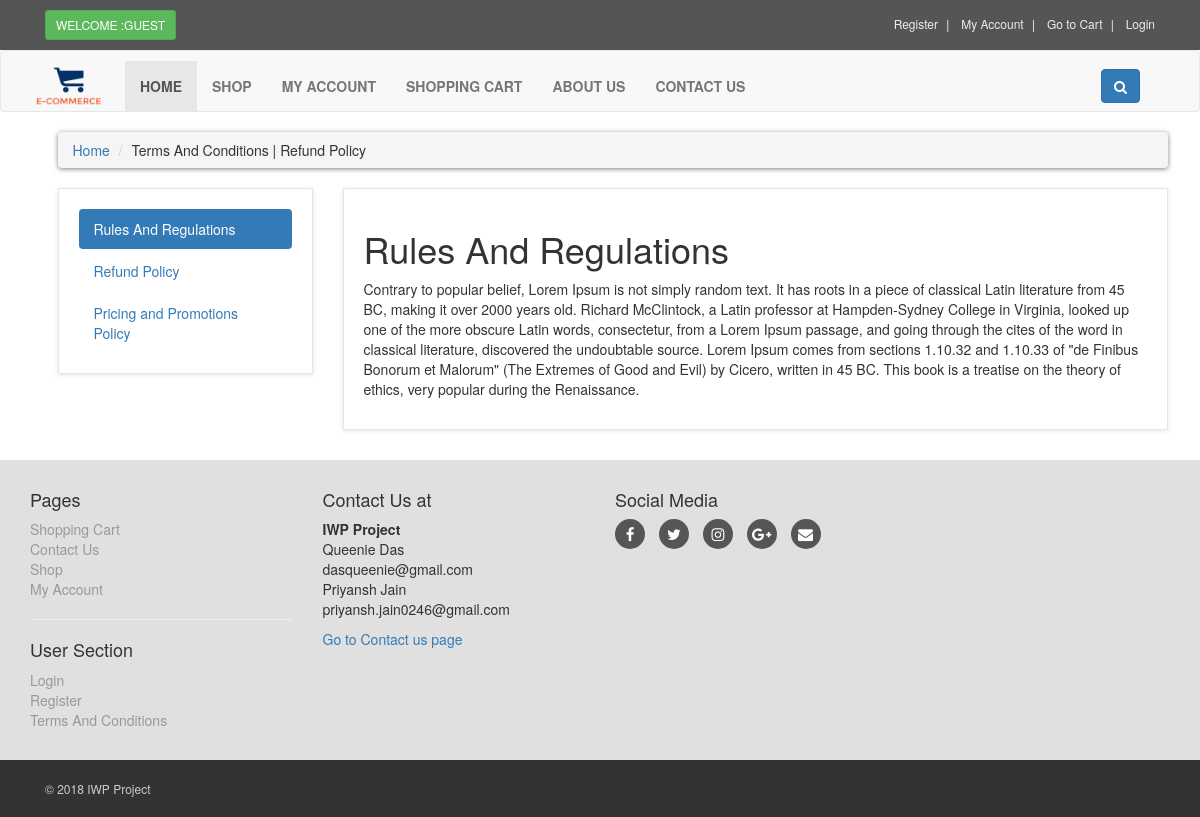
Page /terms.php on the committed database.
### tables this page shows
CREATE TABLE IF NOT EXISTS `terms` (
`term_id` int(10) NOT NULL,
  `term_title` varchar(100) NOT NULL,
  `term_link` varchar(100) NOT NULL,
  `term_desc` text NOT NULL
);

### public_html/terms.php (the view, shortened to what this page needs)
<?php
include "includes/db.php";
include "functions/functions.php";
?>
<!DOCTYPE html>
<html>
<head>
<link href="styles/bootstrap.min.css" rel="stylesheet">
<link href="styles/style.css" rel="stylesheet">
<link href="font-awesome/css/font-awesome.min.css" rel="stylesheet">
</head>
<body>
<div id="top">
<div class="container">
<div class="col-md-6 offer">
<a href="#" class="btn btn-success btn-sm" >
<?php
if (!isset($_SESSION['customer_email'])) {
    echo "Welcome :Guest";
} else {
    echo "Welcome : " . $_SESSION['customer_email'] . "";
}
?>
</a>
</div>
<div class="col-md-6">
<ul class="menu">
<li>
<a href="customer_register.php">
Register
</a>
</li>
<li>
<?php
if (!isset($_SESSION['customer_email'])) {
    echo "<a href='checkout.php' >My Account</a>";
} else {
    echo "<a href='customer/my_account.php?my_orders'>My Account</a>";
}
?>
</li>
<li>
<a href="cart.php">
Go to Cart
</a>
</li>
<li>
<?php
if (!isset($_SESSION['customer_email'])) {
    echo "<a href='checkout.php'> Login </a>";
} else {
    echo "<a href='logout.php'> Logout </a>";
}
?>
</li>
</ul>
</div>
</div>
</div>
<div class="navbar navbar-default" id="navbar">
<div class="container" >
<div class="navbar-header">
<a class="navbar-brand home" href="index.php" >
<img src="images/logo.png" width="80px" height="40px" alt="computerfever logo" class="hidden-xs" >
</a>
</div>
<div class="navbar-collapse collapse" id="navigation" >
<div class="padding-nav" >
<ul class="nav navbar-nav navbar-left">
<li class="active">
<a href="index.php"> Home </a>
</li>
<li>
<a href="shop.php"> Shop </a>
</li>
<li>
<?php
if (!isset($_SESSION['customer_email'])) {
    echo "<a href='checkout.php' >My Account</a>";
} else {
    echo "<a href='customer/my_account.php?my_orders'>My Account</a>";
}
?>
</li>
<li>
<a href="cart.php"> Shopping Cart </a>
</li>
<li>
<a href="about.php"> About Us </a>
</li>
<li>
<a href="contact.php"> Contact Us </a>
</li>
</ul>
</div>
<div class="navbar-collapse collapse right">
<button class="btn navbar-btn btn-primary" type="button" data-toggle="collapse" data-target="#search">
<i class="fa fa-search"></i>
</button>
</div>
</div>
</div>
</div>
<div id="content">
<div class="container">
<div class="col-md-12">
<ul class="breadcrumb">
<li> <a href="index.php">Home</a> </li>
<li>Terms And Conditions | Refund Policy</li>
</ul>
</div>
<div class="col-md-3">
<div class="box">
<ul class="nav nav-pills nav-stacked">
<?php
$get_terms = "select * from terms LIMIT 0,1";
$run_terms = mysqli_query($con, $get_terms);
while ($row_terms = mysqli_fetch_array($run_terms)) {
    $term_title = $row_terms['term_title'];
    $term_link = $row_terms['term_link'];
    ?>
<li class="active">
<a data-toggle="pill" href="#<?php echo $term_link; ?>">
<?php echo $term_title; ?>
</a>
</li>
<?php
}?>
<?php
$count_terms = "select * from terms";
$run_count = mysqli_query($con, $count_terms);
$count = mysqli_num_rows($run_count);
$get_terms = "select * from terms LIMIT 1,$count";
$run_terms = mysqli_query($con, $get_terms);
while ($row_terms = mysqli_fetch_array($run_terms)) {
    $term_title = $row_terms['term_title'];
    $term_link = $row_terms['term_link'];
    ?>
<li>
<a data-toggle="pill" href="#<?php echo $term_link; ?>">
<?php echo $term_title; ?>
</a>
</li>
<?php
}?>
</ul>
</div>
</div>
<div class="col-md-9">
<div class="box">
<div class="tab-content" >
<?php
$get_terms = "select * from terms LIMIT 0,1";
$run_terms = mysqli_query($con, $get_terms);
while ($row_terms = mysqli_fetch_array($run_terms)) {
    $term_title = $row_terms['term_title'];
    $term_desc = $row_terms['term_desc'];
    $term_link = $row_terms['term_link'];
    ?>
<div id="<?php echo $term_link; ?>" class="tab-pane fade in active" >
<h1> <?php echo $term_title; ?>  </h1>
<p> <?php echo $term_desc; ?> </p>
</div>
<?php
}?>
</div>
</div>
</div>
</div>
</div>
<?php
include "includes/footer.php";
?>
</body>
</html>

### public_html/styles/style.css (style rules this page uses)
body { font-family: "Lato", Helvetica, Arial, sans-serif; font-size: 14px; line-height: 1.42857143; color: #333333; background-color: #f0f0f0; overflow-x: hidden; }
#top { background: #555555; padding: 10px 0; }
#top .offer { color: #fff; }
#top .offer .btn { text-transform: uppercase; }
#top a { color: #fff; }
#top ul.menu { padding-top: 5px; margin: 0; text-align: right; font-size: 12px; list-style: none; }
#top ul.menu > li { display: inline-block; }
#top ul.menu > li a { color: #eeeeee; }
#top ul.menu > li + li:before { content: "|\00a0"; padding: 0 5px; color: #f7f7f7; }
.navbar { background: white; }
.navbar-collapse .right { float: right; }
.navbar-brand { float: left; padding: 10px 15px; font-size: 18px; line-height: 20px; height: 70px; }
.navbar ul.nav > li > a { text-transform: uppercase; font-weight: bold; font-size: 14px; }
.padding-nav { padding-top: 10px; }
.btn-primary { color: rgb(255, 255, 255); background-color: rgb(79, 191, 168); border-color: rgb(65, 179, 156); }
.box { background: #fff; margin: 0 0 30px; border: solid 1px #e6e6e6; box-sizing: border-box; padding: 20px; box-shadow: 0 1px 5px rgba(0, 0, 0, 0.1); }
#content { padding-left: 25px; }
.breadcrumb { padding: 8px 15px; margin-bottom: 20px; background-color: #ffffff; border-radius: 0; box-shadow: 0 1px 5px rgba(0, 0, 0, 0.5); }
.breadcrumb > li + li:before { content: ">\00a0"; color: #cccccc; }

### rows in the picture
terms: term_title "Rules And Regulations", term_desc "Contrary to popular belief, Lorem Ipsum is not simply random text. It has roots in a piece of classical Latin literature from 45 BC, making it over 2000 years old. Richard McClintock, a Latin professor at Hampden-Sydney College in Virginia, looked up one of the more obscure Latin words, consectetur, from a Lorem Ipsum passage, and going through the cites of the word in classical literature, discovered the undoubtable source. Lorem Ipsum comes from sections 1.10.32 and 1.10.33 of \"de Finibus Bonorum et Malorum\" (The Extremes of Good and Evil) by Cicero, written in 45 BC. This book is a treatise on the theory of ethics, very popular during the Renaissance."
terms: term_title "Refund Policy"
terms: term_title "Pricing and Promotions Policy"
